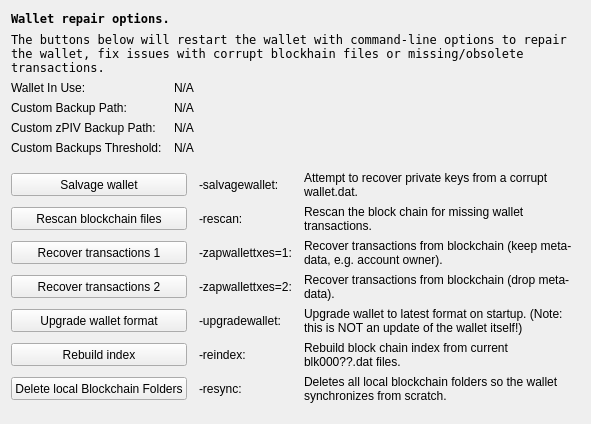
     <widget class="QWidget" name="tab_repair">
      <attribute name="title">
       <string>&amp;Wallet Repair</string>
      </attribute>
      <layout class="QGridLayout" name="gridLayout_4" columnstretch="0,0,0,0">
       <property name="horizontalSpacing">
        <number>12</number>
       </property>
       <item row="0" column="0" colspan="4">
        <widget class="QLabel" name="label_repair_header">
         <property name="font">
          <font>
           <family>Andale Mono</family>
           <weight>75</weight>
           <bold>true</bold>
          </font>
         </property>
         <property name="text">
          <string>Wallet repair options.</string>
         </property>
        </widget>
       </item>
       <item row="1" column="0" colspan="4">
        <widget class="QLabel" name="label_repair_helptext">
         <property name="font">
          <font>
           <family>Andale Mono</family>
           <weight>50</weight>
           <bold>false</bold>
          </font>
         </property>
         <property name="text">
          <string>The buttons below will restart the wallet with command-line options to repair the wallet, fix issues with corrupt blockhain files or missing/obsolete transactions.</string>
         </property>
         <property name="wordWrap">
          <bool>true</bool>
         </property>
        </widget>
       </item>
       <item row="2" column="0">
        <widget class="QLabel" name="wallet_path_label">
         <property name="text">
          <string>Wallet In Use:</string>
         </property>
        </widget>
       </item>
       <item row="2" column="1" colspan="3">
        <widget class="QLabel" name="wallet_path">
         <property name="cursor">
          <cursorShape>IBeamCursor</cursorShape>
         </property>
         <property name="text">
          <string>N/A</string>
         </property>
         <property name="textFormat">
          <enum>Qt::PlainText</enum>
         </property>
         <property name="textInteractionFlags">
          <set>Qt::LinksAccessibleByMouse|Qt::TextSelectableByKeyboard|Qt::TextSelectableByMouse</set>
         </property>
        </widget>
       </item>
       <item row="3" column="0">
        <widget class="QLabel" name="wallet_custombackuppath_label">
         <property name="visible">
          <bool>false</bool>
         </property>
         <property name="text">
          <string>Custom Backup Path:</string>
         </property>
        </widget>
       </item>
       <item row="3" column="1" colspan="3">
        <widget class="QLabel" name="wallet_custombackuppath">
         <property name="cursor">
          <cursorShape>IBeamCursor</cursorShape>
         </property>
         <property name="visible">
          <bool>false</bool>
         </property>
         <property name="text">
          <string>N/A</string>
         </property>
         <property name="textFormat">
          <enum>Qt::PlainText</enum>
         </property>
         <property name="textInteractionFlags">
          <set>Qt::LinksAccessibleByMouse|Qt::TextSelectableByKeyboard|Qt::TextSelectableByMouse</set>
         </property>
        </widget>
       </item>
       <item row="4" column="0">
        <widget class="QLabel" name="wallet_customzvitaebackuppath_label">
         <property name="visible">
          <bool>false</bool>
         </property>
         <property name="text">
          <string>Custom zPIV Backup Path:</string>
         </property>
        </widget>
       </item>
       <item row="4" column="1" colspan="3">
        <widget class="QLabel" name="wallet_customzvitaebackuppath">
         <property name="cursor">
          <cursorShape>IBeamCursor</cursorShape>
         </property>
         <property name="visible">
          <bool>false</bool>
         </property>
         <property name="text">
          <string>N/A</string>
         </property>
         <property name="textFormat">
          <enum>Qt::PlainText</enum>
         </property>
         <property name="textInteractionFlags">
          <set>Qt::LinksAccessibleByMouse|Qt::TextSelectableByKeyboard|Qt::TextSelectableByMouse</set>
         </property>
        </widget>
       </item>
       <item row="5" column="0">
        <widget class="QLabel" name="wallet_custombackupthreshold_label">
         <property name="visible">
          <bool>false</bool>
         </property>
         <property name="text">
          <string>Custom Backups Threshold:</string>
         </property>
        </widget>
       </item>
       <item row="5" column="1" colspan="3">
        <widget class="QLabel" name="wallet_custombackupthreshold">
         <property name="cursor">
          <cursorShape>IBeamCursor</cursorShape>
         </property>
         <property name="visible">
          <bool>false</bool>
         </property>
         <property name="text">
          <string>N/A</string>
         </property>
         <property name="textFormat">
          <enum>Qt::PlainText</enum>
         </property>
         <property name="textInteractionFlags">
          <set>Qt::LinksAccessibleByMouse|Qt::TextSelectableByKeyboard|Qt::TextSelectableByMouse</set>
         </property>
        </widget>
       </item>
       <item row="6" column="0">
        <spacer name="verticalSpacer_repair1">
         <property name="orientation">
          <enum>Qt::Vertical</enum>
         </property>
         <property name="sizeHint" stdset="0">
          <size>
           <width>10</width>
           <height>10</height>
          </size>
         </property>
        </spacer>
       </item>
       <item row="7" column="0" colspan="2">
        <widget class="QPushButton" name="btn_salvagewallet">
         <property name="minimumSize">
          <size>
           <width>100</width>
           <height>23</height>
          </size>
         </property>
         <property name="text">
          <string>Salvage wallet</string>
         </property>
        </widget>
       </item>
       <item row="7" column="2">
        <widget class="QLabel" name="label_repair_salvage_command">
         <property name="text">
          <string notr="true">-salvagewallet:</string>
         </property>
        </widget>
       </item>
       <item row="7" column="3">
        <widget class="QLabel" name="label_repair_salvage">
         <property name="text">
          <string>Attempt to recover private keys from a corrupt wallet.dat.</string>
         </property>
         <property name="wordWrap">
          <bool>true</bool>
         </property>
        </widget>
       </item>
       <item row="8" column="0" colspan="2">
        <widget class="QPushButton" name="btn_rescan">
         <property name="minimumSize">
          <size>
           <width>100</width>
           <height>23</height>
          </size>
         </property>
         <property name="text">
          <string>Rescan blockchain files</string>
         </property>
        </widget>
       </item>
       <item row="8" column="2">
        <widget class="QLabel" name="label_repair_rescan_command">
         <property name="text">
          <string notr="true">-rescan:</string>
         </property>
        </widget>
       </item>
       <item row="8" column="3">
        <widget class="QLabel" name="label_repair_rescan">
         <property name="text">
          <string>Rescan the block chain for missing wallet transactions.</string>
         </property>
         <property name="wordWrap">
          <bool>true</bool>
         </property>
        </widget>
       </item>
       <item row="9" column="0" colspan="2">
        <widget class="QPushButton" name="btn_zapwallettxes1">
         <property name="minimumSize">
          <size>
           <width>100</width>
           <height>23</height>
          </size>
         </property>
         <property name="text">
          <string>Recover transactions 1</string>
         </property>
        </widget>
       </item>
       <item row="9" column="2">
        <widget class="QLabel" name="label_repair_zap1_command">
         <property name="text">
          <string notr="true">-zapwallettxes=1:</string>
         </property>
        </widget>
       </item>
       <item row="9" column="3">
        <widget class="QLabel" name="label_repair_zap1">
         <property name="text">
          <string>Recover transactions from blockchain (keep meta-data, e.g. account owner).</string>
         </property>
         <property name="wordWrap">
          <bool>true</bool>
         </property>
        </widget>
       </item>
       <item row="10" column="0" colspan="2">
        <widget class="QPushButton" name="btn_zapwallettxes2">
         <property name="minimumSize">
          <size>
           <width>100</width>
           <height>23</height>
          </size>
         </property>
         <property name="text">
          <string>Recover transactions 2</string>
         </property>
        </widget>
       </item>
       <item row="10" column="2">
        <widget class="QLabel" name="label_repair_zap2_command">
         <property name="text">
          <string notr="true">-zapwallettxes=2:</string>
         </property>
        </widget>
       </item>
       <item row="10" column="3">
        <widget class="QLabel" name="label_repair_zap2">
         <property name="text">
          <string>Recover transactions from blockchain (drop meta-data).</string>
         </property>
         <property name="wordWrap">
          <bool>true</bool>
         </property>
        </widget>
       </item>
       <item row="11" column="0" colspan="2">
        <widget class="QPushButton" name="btn_upgradewallet">
         <property name="minimumSize">
          <size>
           <width>100</width>
           <height>23</height>
          </size>
         </property>
         <property name="text">
          <string>Upgrade wallet format</string>
         </property>
        </widget>
       </item>
       <item row="11" column="2">
        <widget class="QLabel" name="label_repair_upgrade_command">
         <property name="text">
          <string notr="true">-upgradewallet:</string>
         </property>
        </widget>
       </item>
       <item row="11" column="3">
        <widget class="QLabel" name="label_repair_upgrade">
         <property name="text">
          <string>Upgrade wallet to latest format on startup. (Note: this is NOT an update of the wallet itself!)</string>
         </property>
         <property name="wordWrap">
          <bool>true</bool>
         </property>
        </widget>
       </item>
       <item row="12" column="0" colspan="2">
        <widget class="QPushButton" name="btn_reindex">
         <property name="minimumSize">
          <size>
           <width>100</width>
           <height>23</height>
          </size>
         </property>
         <property name="text">
          <string>Rebuild index</string>
         </property>
        </widget>
       </item>
       <item row="12" column="2">
        <widget class="QLabel" name="label_repair_reindex_command">
         <property name="text">
          <string notr="true">-reindex:</string>
         </property>
        </widget>
       </item>
       <item row="12" column="3">
        <widget class="QLabel" name="label_repair_reindex">
         <property name="text">
          <string>Rebuild block chain index from current blk000??.dat files.</string>
         </property>
         <property name="wordWrap">
          <bool>true</bool>
         </property>
        </widget>
       </item>
       <item row="13" column="0" colspan="2">
        <widget class="QPushButton" name="btn_resync">
         <property name="minimumSize">
          <size>
           <width>100</width>
           <height>23</height>
          </size>
         </property>
         <property name="text">
          <string>Delete local Blockchain Folders</string>
         </property>
        </widget>
       </item>
       <item row="13" column="2">
        <widget class="QLabel" name="label_repair_resync_command">
         <property name="text">
          <string>-resync:</string>
         </property>
        </widget>
       </item>
       <item row="13" column="3">
        <widget class="QLabel" name="label_repair_resync">
         <property name="text">
          <string>Deletes all local blockchain folders so the wallet synchronizes from scratch.</string>
         </property>
         <property name="wordWrap">
          <bool>true</bool>
         </property>
        </widget>
       </item>
       <item row="14" column="0">
        <spacer name="verticalSpacer_repair2">
         <property name="orientation">
          <enum>Qt::Vertical</enum>
         </property>
         <property name="sizeHint" stdset="0">
          <size>
           <width>20</width>
           <height>10</height>
          </size>
         </property>
        </spacer>
       </item>
      </layout>
     </widget>
